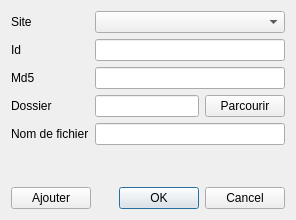
<?xml version="1.0" encoding="UTF-8"?>
<ui version="4.0">
 <class>AddUniqueWindow</class>
 <widget class="QDialog" name="AddUniqueWindow">
  <property name="geometry">
   <rect>
    <x>0</x>
    <y>0</y>
    <width>296</width>
    <height>220</height>
   </rect>
  </property>
  <property name="windowTitle">
   <string>Grabber - Ajouter une image</string>
  </property>
  <layout class="QFormLayout" name="formLayout">
   <property name="fieldGrowthPolicy">
    <enum>QFormLayout::AllNonFixedFieldsGrow</enum>
   </property>
   <item row="8" column="0" colspan="2">
    <layout class="QHBoxLayout" name="horizontalLayout">
     <item>
      <widget class="QPushButton" name="pushButton">
       <property name="text">
        <string>Ajouter</string>
       </property>
      </widget>
     </item>
     <item>
      <widget class="QDialogButtonBox" name="buttonBox">
       <property name="orientation">
        <enum>Qt::Horizontal</enum>
       </property>
       <property name="standardButtons">
        <set>QDialogButtonBox::Cancel|QDialogButtonBox::Ok</set>
       </property>
      </widget>
     </item>
    </layout>
   </item>
   <item row="0" column="0">
    <widget class="QLabel" name="label">
     <property name="text">
      <string>Site</string>
     </property>
    </widget>
   </item>
   <item row="1" column="0">
    <widget class="QLabel" name="label_2">
     <property name="text">
      <string>Id</string>
     </property>
    </widget>
   </item>
   <item row="2" column="0">
    <widget class="QLabel" name="label_3">
     <property name="text">
      <string>Md5</string>
     </property>
    </widget>
   </item>
   <item row="0" column="1">
    <widget class="QComboBox" name="comboSites"/>
   </item>
   <item row="1" column="1">
    <widget class="QLineEdit" name="lineId"/>
   </item>
   <item row="2" column="1">
    <widget class="QLineEdit" name="lineMd5"/>
   </item>
   <item row="7" column="0">
    <spacer name="verticalSpacer">
     <property name="orientation">
      <enum>Qt::Vertical</enum>
     </property>
     <property name="sizeHint" stdset="0">
      <size>
       <width>20</width>
       <height>40</height>
      </size>
     </property>
    </spacer>
   </item>
   <item row="4" column="0">
    <widget class="QLabel" name="label_4">
     <property name="text">
      <string>Nom de fichier</string>
     </property>
    </widget>
   </item>
   <item row="4" column="1">
    <widget class="QLineEdit" name="lineFilename"/>
   </item>
   <item row="5" column="0" colspan="2">
    <widget class="QLabel" name="labelFilename">
     <property name="text">
      <string/>
     </property>
    </widget>
   </item>
   <item row="3" column="0">
    <widget class="QLabel" name="label_5">
     <property name="text">
      <string>Dossier</string>
     </property>
    </widget>
   </item>
   <item row="3" column="1">
    <layout class="QHBoxLayout" name="horizontalLayout_2">
     <item>
      <widget class="QLineEdit" name="lineFolder"/>
     </item>
     <item>
      <widget class="QPushButton" name="buttonFolder">
       <property name="text">
        <string>Parcourir</string>
       </property>
      </widget>
     </item>
    </layout>
   </item>
  </layout>
 </widget>
 <resources/>
 <connections>
  <connection>
   <sender>buttonBox</sender>
   <signal>rejected()</signal>
   <receiver>AddUniqueWindow</receiver>
   <slot>reject()</slot>
   <hints>
    <hint type="sourcelabel">
     <x>285</x>
     <y>207</y>
    </hint>
    <hint type="destinationlabel">
     <x>286</x>
     <y>219</y>
    </hint>
   </hints>
  </connection>
  <connection>
   <sender>buttonBox</sender>
   <signal>accepted()</signal>
   <receiver>AddUniqueWindow</receiver>
   <slot>ok()</slot>
   <hints>
    <hint type="sourcelabel">
     <x>171</x>
     <y>190</y>
    </hint>
    <hint type="destinationlabel">
     <x>169</x>
     <y>216</y>
    </hint>
   </hints>
  </connection>
  <connection>
   <sender>pushButton</sender>
   <signal>clicked()</signal>
   <receiver>AddUniqueWindow</receiver>
   <slot>add()</slot>
   <hints>
    <hint type="sourcelabel">
     <x>70</x>
     <y>204</y>
    </hint>
    <hint type="destinationlabel">
     <x>69</x>
     <y>215</y>
    </hint>
   </hints>
  </connection>
  <connection>
   <sender>lineId</sender>
   <signal>returnPressed()</signal>
   <receiver>AddUniqueWindow</receiver>
   <slot>ok()</slot>
   <hints>
    <hint type="sourcelabel">
     <x>160</x>
     <y>41</y>
    </hint>
    <hint type="destinationlabel">
     <x>289</x>
     <y>45</y>
    </hint>
   </hints>
  </connection>
  <connection>
   <sender>lineMd5</sender>
   <signal>returnPressed()</signal>
   <receiver>AddUniqueWindow</receiver>
   <slot>ok()</slot>
   <hints>
    <hint type="sourcelabel">
     <x>257</x>
     <y>76</y>
    </hint>
    <hint type="destinationlabel">
     <x>288</x>
     <y>76</y>
    </hint>
   </hints>
  </connection>
  <connection>
   <sender>lineFilename</sender>
   <signal>returnPressed()</signal>
   <receiver>AddUniqueWindow</receiver>
   <slot>ok()</slot>
   <hints>
    <hint type="sourcelabel">
     <x>281</x>
     <y>133</y>
    </hint>
    <hint type="destinationlabel">
     <x>289</x>
     <y>132</y>
    </hint>
   </hints>
  </connection>
  <connection>
   <sender>lineFolder</sender>
   <signal>returnPressed()</signal>
   <receiver>AddUniqueWindow</receiver>
   <slot>ok()</slot>
   <hints>
    <hint type="sourcelabel">
     <x>188</x>
     <y>100</y>
    </hint>
    <hint type="destinationlabel">
     <x>292</x>
     <y>105</y>
    </hint>
   </hints>
  </connection>
 </connections>
 <slots>
  <slot>ok()</slot>
  <slot>add()</slot>
 </slots>
</ui>
